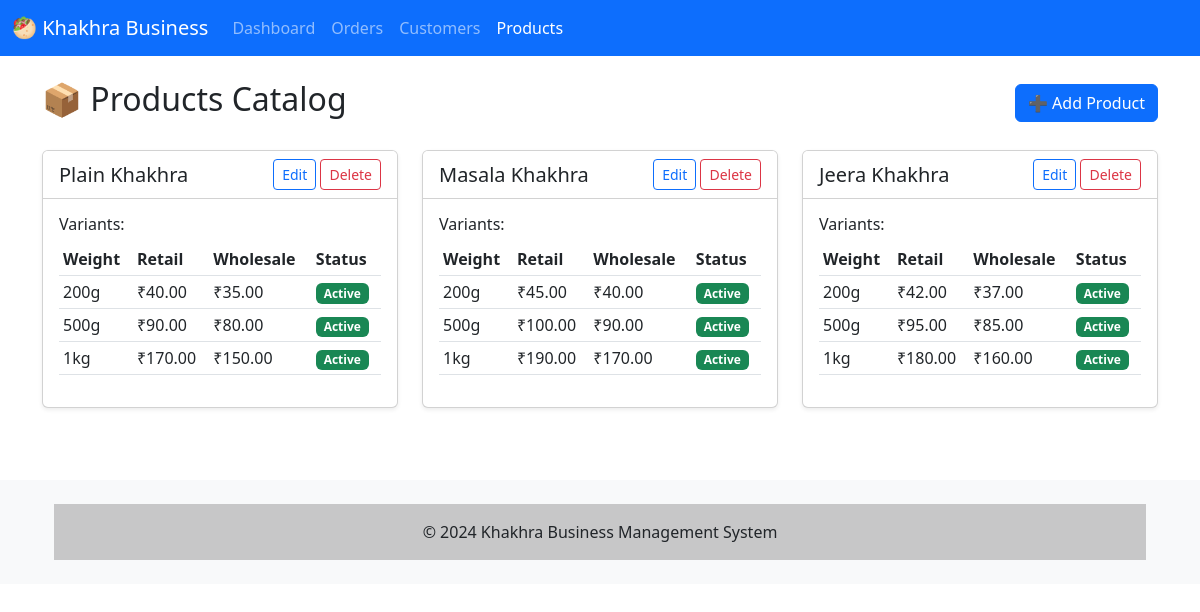
Screenshot of /products/ with the database file from the repository.
### models.py (models this page shows, shortened)
class Product(db.Model):
    __tablename__ = 'products'
    id = db.Column(db.Integer, primary_key=True)
    name = db.Column(db.String(100), nullable=False, unique=True)
    variants = db.relationship('ProductVariant', backref='product', lazy=True, cascade="all, delete-orphan")

class ProductVariant(db.Model):
    __tablename__ = 'product_variants'
    id = db.Column(db.Integer, primary_key=True)
    product_id = db.Column(db.Integer, db.ForeignKey('products.id'), nullable=False)
    weight_label = db.Column(db.String(50), nullable=False) # e.g., "200g", "1kg"
    retail_price = db.Column(db.Numeric(10, 2), nullable=False)
    wholesale_price = db.Column(db.Numeric(10, 2), nullable=False)
    is_active = db.Column(db.Boolean, default=True, nullable=False)
    order_items = db.relationship('OrderItem', backref='variant', lazy=True)

### blueprints/products.py (the view)
@products_bp.route('/')
def list_products():
    products = Product.query.all()
    return render_template('products/list.html', products=products)

### templates/products/list.html (shortened to what this page needs)
{% extends "base.html" %}
{% block content %}
<div class="d-flex justify-content-between align-items-center mb-4">
    <h2>📦 Products Catalog</h2>
    <a href="{{ url_for('products.add_product') }}" class="btn btn-primary">
        ➕ Add Product
    </a>
</div>
{% if products %}
<div class="row">
    {% for product in products %}
    <div class="col-md-6 col-lg-4 mb-4">
        <div class="card shadow-sm h-100">
            <div class="card-header bg-white d-flex justify-content-between align-items-center">
                <h5 class="mb-0">{{ product.name }}</h5>
                <div>
                    <a href="{{ url_for('products.edit_product', id=product.id) }}"
                       class="btn btn-sm btn-outline-primary">Edit</a>
                    <form method="POST" action="{{ url_for('products.delete_product', id=product.id) }}"
                          class="d-inline" onsubmit="return confirm('Delete this product?');">
                        <button type="submit" class="btn btn-sm btn-outline-danger">Delete</button>
                    </form>
                </div>
            </div>
            <div class="card-body">
                <h6>Variants:</h6>
                {% if product.variants %}
                <div class="table-responsive">
                    <table class="table table-sm">
                        <thead>
                            <tr>
                                <th>Weight</th>
                                <th>Retail</th>
                                <th>Wholesale</th>
                                <th>Status</th>
                            </tr>
                        </thead>
                        <tbody>
                            {% for variant in product.variants %}
                            <tr>
                                <td>{{ variant.weight_label }}</td>
                                <td>₹{{ "%.2f"|format(variant.retail_price|float) }}</td>
                                <td>₹{{ "%.2f"|format(variant.wholesale_price|float) }}</td>
                                <td>
                                    {% if variant.is_active %}
                                    <span class="badge bg-success">Active</span>
                                    {% else %}
                                    <span class="badge bg-secondary">Inactive</span>
                                    {% endif %}
                                </td>
                            </tr>
                            {% endfor %}
                        </tbody>
                    </table>
                </div>
                {% else %}
                <p class="text-muted">No variants defined.</p>
                {% endif %}
            </div>
        </div>
    </div>
    {% endfor %}
</div>
{% else %}
<div class="alert alert-info">
    No products found. <a href="{{ url_for('products.add_product') }}">Add your first product!</a>
</div>
{% endif %}
{% endblock %}

### templates/base.html (shortened to what this page needs)
<!DOCTYPE html>
<html lang="en">
<head>
    <link href="{{ url_for('static', filename='css/bootstrap.min.css') }}" rel="stylesheet">
    <link href="https://cdn.jsdelivr.net/npm/bootstrap@5.3.0/dist/css/bootstrap.min.css" rel="stylesheet" onerror="this.onerror=null; this.href='{{ url_for('static', filename='css/bootstrap.min.css') }}';">
</head>
<body>
    <nav class="navbar navbar-expand-lg navbar-dark bg-primary">
        <div class="container-fluid">
            <a class="navbar-brand" href="{{ url_for('main.dashboard') }}">
                🥙 Khakhra Business
            </a>
            <div class="collapse navbar-collapse" id="navbarNav">
                <ul class="navbar-nav me-auto">
                    <li class="nav-item">
                        <a class="nav-link {% if request.endpoint == 'main.dashboard' %}active{% endif %}"
                           href="{{ url_for('main.dashboard') }}">Dashboard</a>
                    </li>
                    <li class="nav-item">
                        <a class="nav-link {% if 'orders' in request.endpoint %}active{% endif %}"
                           href="{{ url_for('orders.list_orders') }}">Orders</a>
                    </li>
                    <li class="nav-item">
                        <a class="nav-link {% if 'customers' in request.endpoint %}active{% endif %}"
                           href="{{ url_for('customers.list_customers') }}">Customers</a>
                    </li>
                    <li class="nav-item">
                        <a class="nav-link {% if 'products' in request.endpoint %}active{% endif %}"
                           href="{{ url_for('products.list_products') }}">Products</a>
                    </li>
                </ul>
            </div>
        </div>
    </nav>
    <main class="container my-4">
        {% block content %}{% endblock %}
    </main>
    <footer class="bg-light text-center text-lg-start mt-5">
        <div class="container p-4">
            <div class="text-center p-3" style="background-color: rgba(0, 0, 0, 0.2);">
                © 2024 Khakhra Business Management System
            </div>
        </div>
    </footer>
</body>
</html>

### templates/base.html (style rules this page uses)
.nav-link.active { background-color: #0d6efd !important; }

### rows the page displays
Product: name "Plain Khakhra"
ProductVariant: weight_label "200g", retail_price "40.00", wholesale_price "35.00", is_active "Active"
ProductVariant: weight_label "500g", retail_price "90.00", wholesale_price "80.00", is_active "Active"
ProductVariant: weight_label "1kg", retail_price "170.00", wholesale_price "150.00", is_active "Active"
Product: name "Masala Khakhra"
ProductVariant: weight_label "200g", retail_price "45.00", wholesale_price "40.00", is_active "Active"
ProductVariant: weight_label "500g", retail_price "100.00", wholesale_price "90.00", is_active "Active"
ProductVariant: weight_label "1kg", retail_price "190.00", wholesale_price "170.00", is_active "Active"
Product: name "Jeera Khakhra"
ProductVariant: weight_label "200g", retail_price "42.00", wholesale_price "37.00", is_active "Active"
ProductVariant: weight_label "500g", retail_price "95.00", wholesale_price "85.00", is_active "Active"
ProductVariant: weight_label "1kg", retail_price "180.00", wholesale_price "160.00", is_active "Active"
